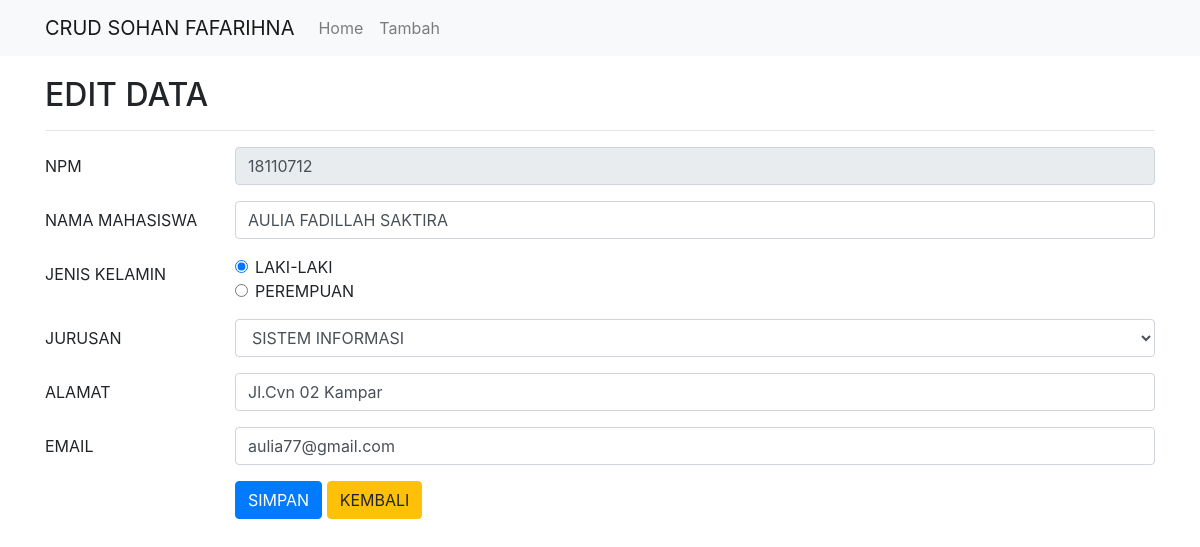
The page /edit.php?id=3 on the database its author committed.
### tables this page shows
CREATE TABLE `mahasiswa` (
  `email` varchar(30) NOT NULL,
  `alamat` varchar(20) NOT NULL,
  `id` int(11) NOT NULL,
  `nim` int(11) NOT NULL,
  `nama` varchar(50) NOT NULL,
  `jenis_kelamin` varchar(20) NOT NULL,
  `jurusan` varchar(30) NOT NULL
);

### edit.php (the view, shortened to what this page needs)
<?php include('conn.php'); ?>
<!DOCTYPE html>
<html>
<head>
	<link rel="stylesheet" href="https://stackpath.bootstrapcdn.com/bootstrap/4.1.3/css/bootstrap.min.css">
</head>
<body>
	<nav class="navbar navbar-expand-lg navbar-light bg-light">
		<div class="container">
			<a class="navbar-brand" href="#">CRUD SOHAN FAFARIHNA</a>
			<div class="collapse navbar-collapse" id="navbarSupportedContent">
				<ul class="navbar-nav mr-auto">
					<li class="nav-item">
						<a class="nav-link" href="index.php">Home</a>
					</li>
					<li class="nav-item">
						<a class="nav-link" href="tmbh.php">Tambah</a>
					</li>
				</ul>
			</div>
		</div>
	</nav>
	<div class="container" style="margin-top:20px">
		<h2>EDIT DATA</h2>
		<hr>
		<?php
		if(isset($_GET['id'])){
			$id = $_GET['id'];
			$select = mysqli_query($koneksi, "SELECT * FROM mahasiswa WHERE id='$id'") or die(mysqli_error($koneksi));
			if(mysqli_num_rows($select) == 0){
				echo '<div class="alert alert-warning">ID tidak ada dalam database.</div>';
				exit();
			}else{
				$data = mysqli_fetch_assoc($select);
			}
		}
		?>
		<form action="edit.php?id=<?php echo $id; ?>" method="post">
			<div class="form-group row">
				<label class="col-sm-2 col-form-label">NPM</label>
				<div class="col-sm-10">
					<input type="text" name="nim" class="form-control" size="4" value="<?php echo $data['nim']; ?>" readonly required>
				</div>
			</div>
			<div class="form-group row">
				<label class="col-sm-2 col-form-label">NAMA MAHASISWA</label>
				<div class="col-sm-10">
					<input type="text" name="nama" class="form-control" value="<?php echo $data['nama']; ?>" required>
				</div>
			</div>
			<div class="form-group row">
				<label class="col-sm-2 col-form-label">JENIS KELAMIN</label>
				<div class="col-sm-10">
					<div class="form-check">
						<input type="radio" class="form-check-input" name="jenis_kelamin" value="LAKI-LAKI" <?php if($data['jenis_kelamin'] == 'LAKI-LAKI'){ echo 'checked'; } ?> required>
						<label class="form-check-label">LAKI-LAKI</label>
					</div>
					<div class="form-check">
						<input type="radio" class="form-check-input" name="jenis_kelamin" value="PEREMPUAN" <?php if($data['jenis_kelamin'] == 'PEREMPUAN'){ echo 'checked'; } ?> required>
						<label class="form-check-label">PEREMPUAN</label>
					</div>
				</div>
			</div>
			<div class="form-group row">
				<label class="col-sm-2 col-form-label">JURUSAN</label>
				<div class="col-sm-10">
					<select name="jurusan" class="form-control" required>
						<option value="SISTEM INFORMASI" <?php if($data['jurusan'] == 'SISTEM INFORMASI'){ echo 'selected'; } ?>>SISTEM INFORMASI</option>
					</select>
				</div>
			</div>
			<div class="form-group row">
				<label class="col-sm-2 col-form-label">ALAMAT</label>
				<div class="col-sm-10">
					<input type="text" name="alamat" class="form-control" value="<?php echo $data['alamat']; ?>" required>
				</div>
			</div>
			<div class="form-group row">
				<label class="col-sm-2 col-form-label">EMAIL</label>
				<div class="col-sm-10">
					<input type="text" name="email" class="form-control" value="<?php echo $data['email']; ?>" required>
				</div>
			</div>
			<div class="form-group row">
				<label class="col-sm-2 col-form-label">&nbsp;</label>
				<div class="col-sm-10">
					<input type="submit" name="submit" class="btn btn-primary" value="SIMPAN">
					<a href="index.php" class="btn btn-warning">KEMBALI</a>
				</div>
			</div>
		</form>
	</div>
</body>
</html>

### rows shown on the page
mahasiswa: nim "18110712", nama "AULIA FADILLAH SAKTIRA", jenis_kelamin "☑", jurusan "SISTEM INFORMASI", alamat "Jl.Cvn 02 Kampar", email "aulia77@gmail.com"
